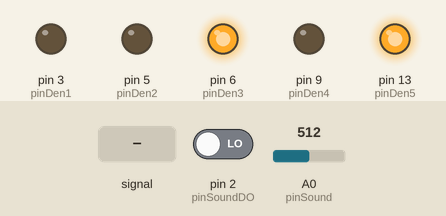
Bench run of a sketch on a simulated Arduino Uno, built with avr-gcc and run on an emulated ATmega328P. Parts: output pins drawn as LEDs (lit = HIGH). The inputs (shaded band) are chosen by the test bench; at power-on: A0 (pinSound) = 512, pin 2 (pinSoundDO) LOW. Random numbers use the default seed unless the sketch sets one; what the sketch prints to the serial monitor is not drawn.

Above: at 1.8 s.
1.9 s: A0 (pinSound) set to 106
At 5.8 s:
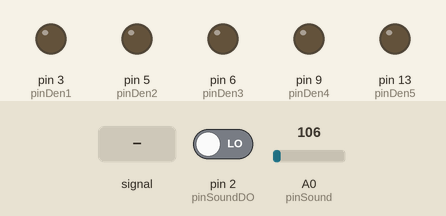
6.0 s: A0 (pinSound) set to 90
8.0 s: A0 (pinSound) fed a 200 Hz sine of ±81 counts around its level
At 10.0 s:
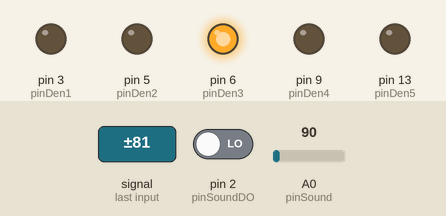
At 12.8 s:
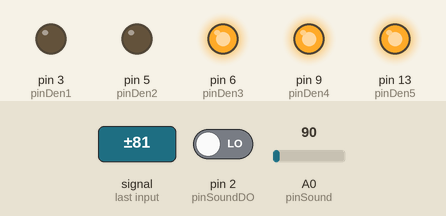
24.4 s: A0 (pinSound) set to 0
25.9 s: pin 2 (pinSoundDO) driven HIGH
At 28.4 s:
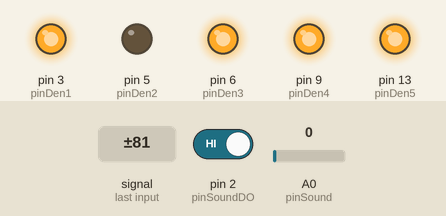
28.5 s: pin 2 (pinSoundDO) driven LOW
Timing chart, 0 to 31.5 s (numbered marks = the images above; inputs shaded):
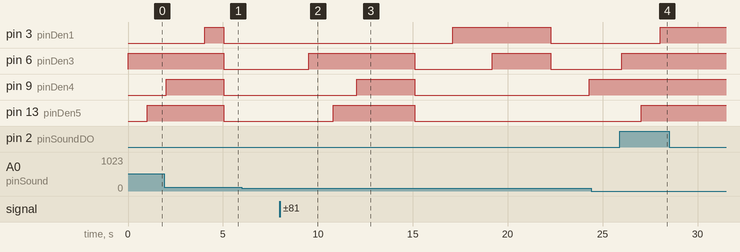

Measured:
- after the input at 6.0 s, every drawn part: stays the same
- after the input at 8.0 s, pin 3 (pinDen1): LOW → HIGH after 9.1 s, → LOW 5.1 s later; pin 6 (pinDen3): LOW → HIGH after 1.5 s, → LOW 5.6 s later, → HIGH 4.1 s later, → LOW 3.1 s later; pin 9 (pinDen4): LOW → HIGH after 4.1 s, → LOW 3.0 s later, → HIGH 9.2 s later; pin 13 (pinDen5): LOW → HIGH after 2.8 s, → LOW 4.3 s later
- after the input at 24.4 s, every drawn part: stays the same
- after the input at 25.9 s, pin 3 (pinDen1): LOW → HIGH after 2.1 s; pin 6 (pinDen3): LOW → HIGH after 0.10 s; pin 13 (pinDen5): LOW → HIGH after 1.1 s
- after the input at 28.5 s, every drawn part: stays the same

The sketch:

Led.ino
```cpp
const int pinSound = A0;
const int pinSoundDO = 2;
const int pinDen1 = 3;  // Chân kết nối đèn LED 1
const int pinDen2 = 5;  // Chân kết nối đèn LED 2
const int pinDen3 = 6;  // Chân kết nối đèn LED 3
const int pinDen4 = 9;  // Chân kết nối đèn LED 4
const int pinDen5 = 13; // Chân kết nối đèn LED 5

int denLEDs[] = {pinDen1, pinDen2, pinDen3, pinDen4, pinDen5};
int trangThaiDen[] = {LOW, LOW, LOW, LOW, LOW};
int countclap = 0;

void setup() {
  pinMode(pinSound, INPUT);
  pinMode(pinSoundDO, INPUT);
  pinMode(pinDen1, OUTPUT);
  pinMode(pinDen2, OUTPUT);
  pinMode(pinDen3, OUTPUT);
  pinMode(pinDen4, OUTPUT);
  pinMode(pinDen5, OUTPUT);
  Serial.begin(9600);

}

void batRandomDen() {
  int denNgauNhien = random(5);
  digitalWrite(denLEDs[denNgauNhien], HIGH);
  trangThaiDen[denNgauNhien] = HIGH;
}

void tatTatCaDen() {
  for (int i = 0; i < 5; i++) {
    digitalWrite(denLEDs[i], LOW);
    trangThaiDen[i] = LOW;
  }
}

void loop() {
  int sound = analogRead(pinSound);
  int soundDO = digitalRead(pinSoundDO);
  Serial.println("Giá trị âm thanh: " + String(sound));
  Serial.print("Giá trị âm thanh (DO): " + String(soundDO));

  // Kiểm tra nếu có âm thanh (tiếng vỗ tay)
  if (sound > 100 || soundDO == HIGH) {
    countclap++;

    if (countclap <= 5) {
      batRandomDen();
    } else if (countclap == 6) {
      tatTatCaDen();
    } else if (countclap == 7) {
      // Quay lại trạng thái ban đầu
      for (int i = 0; i < 5; i++) {
        digitalWrite(denLEDs[i], trangThaiDen[i]);
      }
      countclap = 0;
    }

    Serial.println(" - Sound detected");
    delay(1000);  // Đợi 1 giây để tránh việc đọc liên tục trong thời gian ngắn
  } else {
    if (sound > 100 || soundDO == HIGH) {
      Serial.print("Khong phat hien am thanh");
      delay(1000000);
    }
  }

}
```
